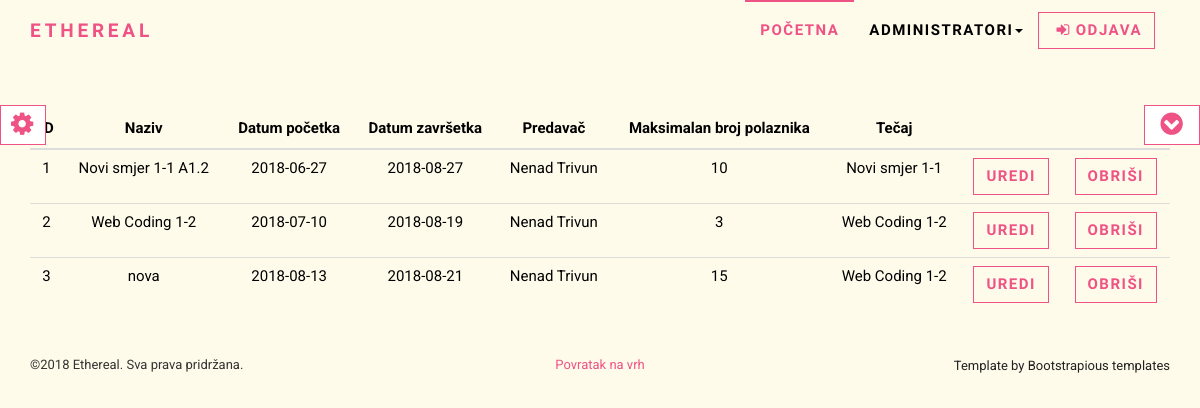
Page /php/groups.php (signed in) on the committed database.
### tables this page shows
CREATE TABLE `grupa` (
  `id` int(11) NOT NULL,
  `naziv` varchar(100) NOT NULL,
  `datum_pocetka` date NOT NULL,
  `datum_zavrsetka` date NOT NULL,
  `id_predavac_fk` int(11) NOT NULL,
  `max_polaznika` int(11) NOT NULL,
  `id_tecaj_fk` int(11) NOT NULL
);

CREATE TABLE `users` (
  `id` int(11) NOT NULL,
  `ime` varchar(30) NOT NULL,
  `prezime` varchar(30) NOT NULL,
  `username` varchar(255) NOT NULL,
  `password` varchar(255) NOT NULL,
  `oib` varchar(11) NOT NULL,
  `email` varchar(255) NOT NULL,
  `telefon` varchar(50) NOT NULL,
  `adresa` varchar(50) NOT NULL,
  `id_mjesto_fk` int(50) NOT NULL,
  `datum_rodjenja` date NOT NULL,
  `id_status_fk` int(11) NOT NULL
);

CREATE TABLE `tecaj` (
  `id` int(11) NOT NULL,
  `smjer` varchar(100) NOT NULL,
  `broj_sati` int(11) NOT NULL,
  `cijena` float(10,2) NOT NULL
);

### php/groups.php (the view, shortened to what this page needs)
<?php
$con = spajanje();
if($_SESSION['role'] !== "1"){
	die('<div class="alert" style="background:yellow;">
	<a href="index.php" class="close" data-dismiss="alert" aria-label="close">
	&times;
	</a>
	<strong>Nemate ovlasti za pristup ovoj stranici!</strong>
	</div>');
}
else{
$sql = "SELECT grupa.id, grupa.naziv, grupa.datum_pocetka, grupa.datum_zavrsetka, grupa.max_polaznika, users.ime, users.prezime, tecaj.smjer
FROM grupa
INNER JOIN users ON users.id = grupa.id_predavac_fk
INNER JOIN tecaj ON tecaj.id = grupa.id_tecaj_fk ;";
$result = mysqli_query($con, $sql);
require_once "includes/header.php";
if (mysqli_num_rows($result)>0){
	echo '
	<table id = "table" class="table table-hover">
		<thead>
			<tr>
				<th>ID</th>
				<th>Naziv</th>
				<th>Datum početka</th>
				<th>Datum završetka</th>
                <th>Predavač</th>
				<th>Maksimalan broj polaznika</th>
                <th>Tečaj</th>
				<th></th>
				<th></th>
			</tr>
		</thead>
		<tbody>';
	while($group = mysqli_fetch_assoc($result)){
		echo "
			<tr>
				<td>".$group['id']."</td>
				<td>".$group['naziv']."</td>
				<td>".$group['datum_pocetka']."</td>
				<td>".$group['datum_zavrsetka']."</td>
				<td>".$group['ime']." ".$group['prezime']."</td>
				<td>".$group['max_polaznika']."</td>
				<td>".$group['smjer']."</td>
				<td>
					<a href='user.php?id=".$group["id"]."'><button class = 'btn btn-ghost submit' value = 'uredi' name='uredi' id='uredi''>Uredi</button></a>
				</td>
				<td>
					<a href='users.php?obrisi=true&id=".$group['id']."' onclick='return confirm(\"Jeste li sigurni da zelite obrisati grupu?\")'>
                        <button class = 'btn btn-ghost submit' value = 'obrisi' name='obrisi' id='obrisi'>Obriši</button>
                    </a>
				</td>
			</tr>";
	}
	echo "</tbody></table>";
}
else {
	echo "<p>U bazi nema rezultata za ovaj upit: $sql </p>";
}
}
require "includes/footer.php";
?>

### css/style.default.css (style rules this page uses)
html { height: 100%; }
body { height: 100%; }
a, button { -webkit-transition: all 0.2s ease-out; -moz-transition: all 0.2s ease-out; transition: all 0.2s ease-out; }
a { text-decoration: none; }
.btn-ghost { color: #ef5285; background-color: transparent; border-color: #ef5285; }
body { font-family: "Roboto", Helvetica, Arial, sans-serif; font-size: 15px; line-height: 1.55; color: #000; background-color: #fff; }
a { color: #ef5285; text-decoration: none; }
.btn { font-weight: 700; font-family: "Roboto Condensed", Helvetica, Arial, sans-serif; text-transform: uppercase; letter-spacing: 0.1em; padding: 6px 12px; font-size: 15px; line-height: 1.55; border-radius: 0px; }

### css/custom.css (style rules this page uses)
body, .navbar, .question, table.dataTable tbody tr { background:#fffbeb; }
#site { display : none; }
.table > thead > tr > th { text-align:center; }
#table > tbody > tr > td { text-align:center; }
.submit { -webkit-transition: all 0.2s ease-out; -moz-transition: all 0.2s ease-out; transition: all 0.2s ease-out; }

### rows in the picture
grupa: id "1", naziv "Novi smjer 1-1 A1.2", datum_pocetka "2018-06-27", datum_zavrsetka "2018-08-27", id_predavac_fk.ime "Nenad", id_predavac_fk.prezime "Trivun", max_polaznika "10", id_tecaj_fk.smjer "Novi smjer 1-1"
grupa: id "2", naziv "Web Coding 1-2", datum_pocetka "2018-07-10", datum_zavrsetka "2018-08-19", id_predavac_fk.ime "Nenad", id_predavac_fk.prezime "Trivun", max_polaznika "3", id_tecaj_fk.smjer "Web Coding 1-2"
grupa: id "3", naziv "nova", datum_pocetka "2018-08-13", datum_zavrsetka "2018-08-21", id_predavac_fk.ime "Nenad", id_predavac_fk.prezime "Trivun", max_polaznika "15", id_tecaj_fk.smjer "Web Coding 1-2"
